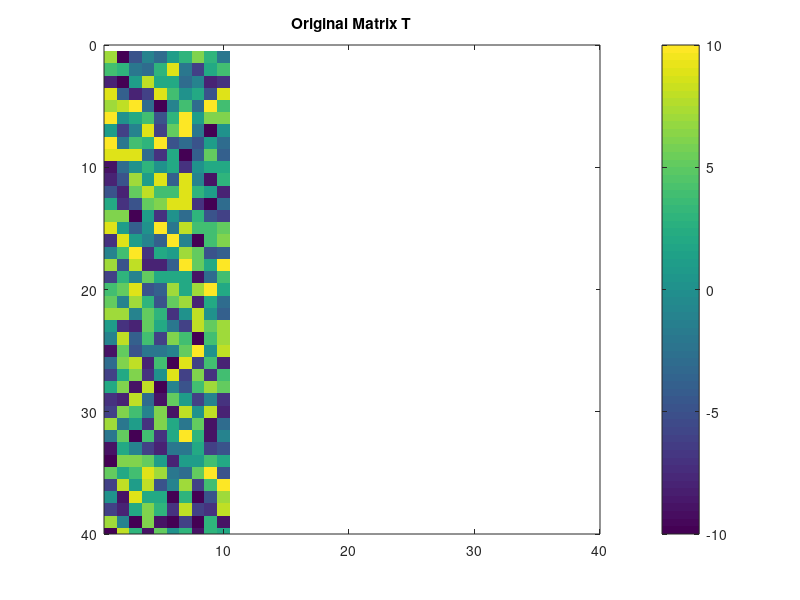
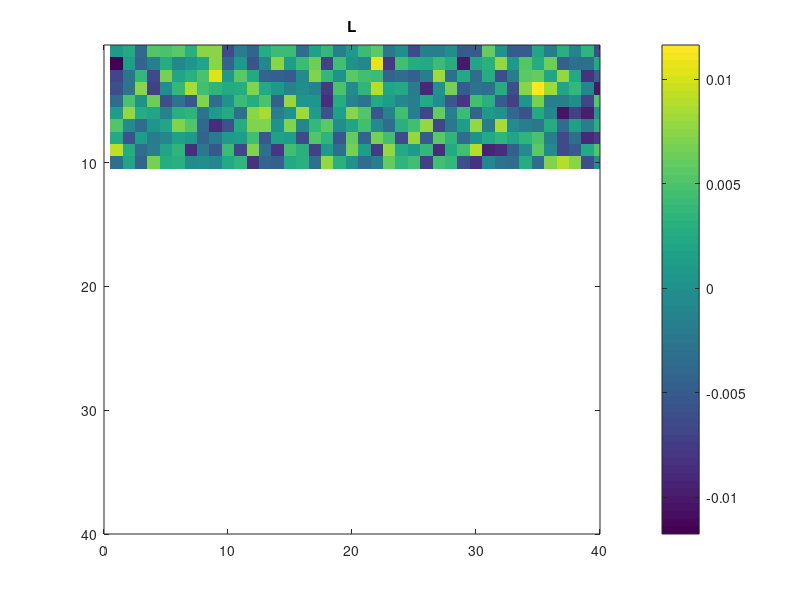
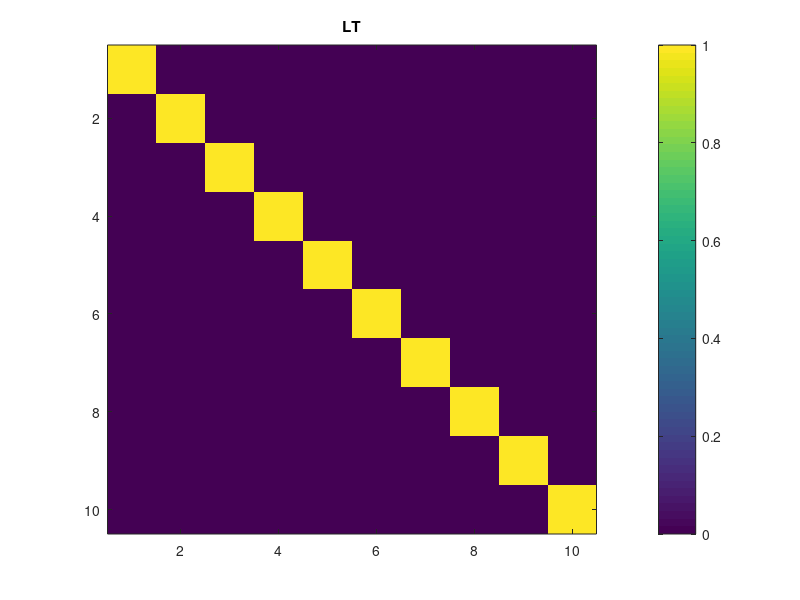
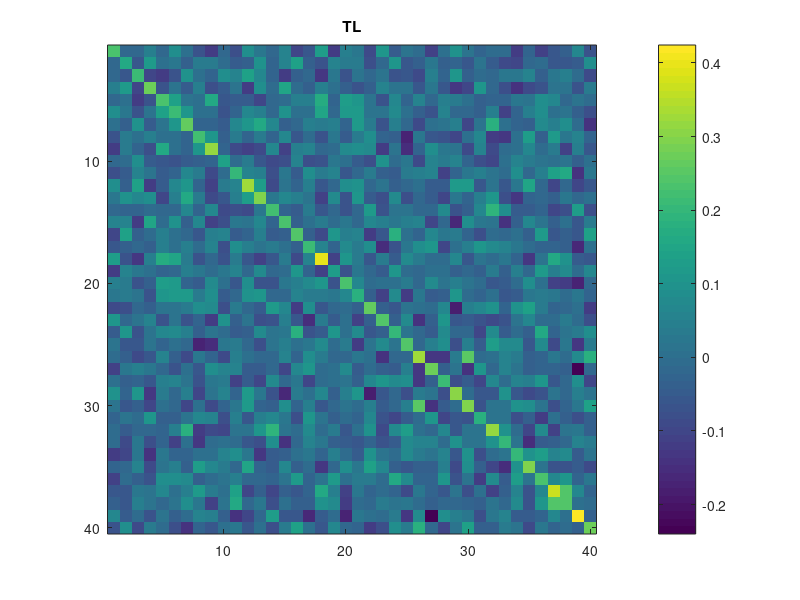

MATLAB code for these plots, in order:
% Clear workspace, command window, and close all figures
clc; clear; close all;

% Generate a random 40x4 matrix with integer elements from -10 to 10
T = randi([-10, 10], 40, 10);

%%%%%%% TODO %%%%%%%
% Refer to the lecture slide 21
% Compute the product of T transpose and T
% Use ''' or 'transpose(matrix)' function
TtT = T' * T

% Compute the inverse of the product
% Use 'inv(matrix)' function
TtT_inv = inv(TtT);

% Compute the Left inverse matrix
% Use '*' function
L = TtT_inv * T';

% Multiply the inverse with the original product to get the identity matrix
LT = L * T;
TL = T * L;
%%%%%%%%%%%%%%%%%%%%

% Visualize the matrices
figure;
imagesc(T); % Display the matrix as a color image
colorbar;        % Show a color scale
title('Original Matrix T');
axis([0.5 40 0 40]);     % Make axes square

figure;
imagesc(L); % Display the matrix as a color image
colorbar; % Show a color scale
title('L');
axis([0 40 0.5 40]); % Make axes square

figure;
imagesc(LT); % Display the matrix as a color image
colorbar; % Show a color scale
title('LT');
axis square; % Make axes square

figure;
imagesc(TL); % Display the matrix as a color image
colorbar; % Show a color scale
title('TL');
axis square; % Make axes square
